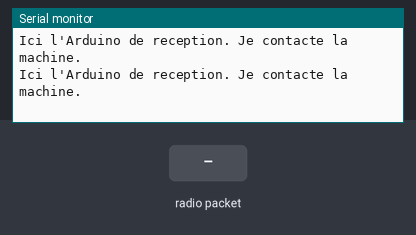
The sketch below on a simulated Arduino Nano, built with avr-gcc and run on an emulated ATmega328P. Shown: the last lines printed to the serial monitor. Inputs (shaded band) come from the test bench. No radio packets arrive unless stated.

Above: at 1.2 s.
1.3 s: radio packet "1" arrives
At 1.38 s:
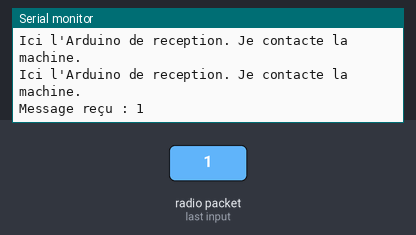
4.3 s: radio packet "0" arrives
At 4.38 s:
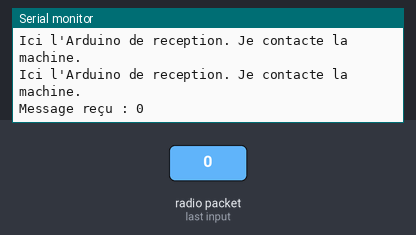
7.3 s: radio packet "2" arrives
At 7.43 s:
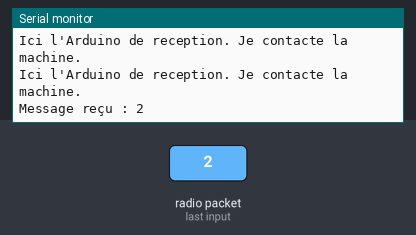
13.3 s: radio packet "1" arrives
16.3 s: radio packet "0" arrives
19.3 s: radio packet "2" arrives
Timing chart, 0 to 22.3 s (numbered marks = the images above; inputs shaded):
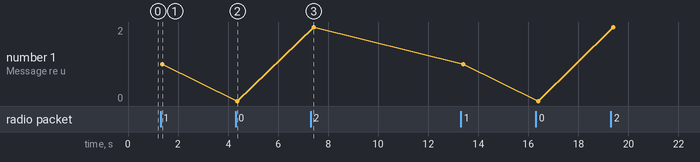

Measured:
- after the input at 1.3 s, the serial monitor: prints a new line after 0.07 s (image 1)
- after the input at 4.3 s, the serial monitor: prints a new line after 0.07 s (image 2)
- after the input at 7.3 s, the serial monitor: prints a new line after 0.12 s (image 3)
- plotted number 1: 1 → 0 after the input at 4.3 s, 0 → 2 after the input at 7.3 s, 2 → 1 after the input at 13.3 s, 1 → 0 after the input at 16.3 s, 0 → 2 after the input at 19.3 s

The sketch:

receptionAntenne.ino
```cpp
/*
   ______               _                  _///  _           _                   _
  /   _  \             (_)                |  __\| |         | |                 (_)
  |  [_|  |__  ___  ___ _  ___  _ __      | |__ | | ___  ___| |_ _ __ ___  _ __  _  ___  _   _  ___
  |   ___/ _ \| __|| __| |/ _ \| '_ \_____|  __|| |/ _ \/  _|  _| '__/   \| '_ \| |/   \| | | |/ _ \
  |  |  | ( ) |__ ||__ | | ( ) | | | |____| |__ | |  __/| (_| |_| | | (_) | | | | | (_) | |_| |  __/
  \__|   \__,_|___||___|_|\___/|_| [_|    \____/|_|\___|\____\__\_|  \___/|_| |_|_|\__  |\__,_|\___|
                                                                                      | |
                                                                                      \_|
  Fichier:      HelloWorldNRF24L01-Recepteur
  Description:  Réception d'un message "Hello World" depuis un autre arduino nano, via un NRF24L01
  Auteur:       Passion-Électronique

  Librairie utilisée : https://github.com/nRF24/RF24

  Créé le 19.03.2021
*/
#include <SPI.h>
#include <RF24.h>

#define pinCE   7             // On associe la broche "CE" du NRF24L01 à la sortie digitale D7 de l'arduino
#define pinCSN  8             // On associe la broche "CSN" du NRF24L01 à la sortie digitale D8 de l'arduino
#define tunnel  "PIPE1"       // On définit le "nom de tunnel" (5 caractères) à travers lequel on va recevoir les données de l'émetteur

#define debug

RF24 radio(pinCE, pinCSN);    // Instanciation du NRF24L01

const byte adresse[6] = tunnel;       // Mise au format "byte array" du nom du tunnel
char message[32];                     // Avec cette librairie, on est "limité" à 32 caractères par message

void setup() {
  // Initialisation du port série (pour afficher les infos reçues, sur le "Moniteur Série" de l'IDE Arduino)
  Serial.begin(9600);
  Serial.println("Récepteur NRF24L01");
  Serial.println("");

  // Partie NRF24
  radio.begin();                      // Initialisation du module NRF24
  radio.openReadingPipe(0, adresse);  // Ouverture du tunnel en LECTURE, avec le "nom" qu'on lui a donné
  radio.setPALevel(RF24_PA_MIN);      // Sélection d'un niveau "MINIMAL" pour communiquer (pas besoin d'une forte puissance, pour nos essais)
  radio.startListening();             // Démarrage de l'écoute du NRF24 (signifiant qu'on va recevoir, et non émettre quoi que ce soit, ici)
}

void loop() {
  // On vérifie à chaque boucle si un message est arrivé
#ifdef debug
  Serial.println("Ici l'Arduino de reception. Je contacte la machine. ");
#endif
  if (radio.available()) {
    radio.read(&message, sizeof(message));                        // Si un message vient d'arriver, on le charge dans la variable "message"
    Serial.print("Message reçu : ");
    Serial.println(message);     // … et on l'affiche sur le port série !
  }
}
```
